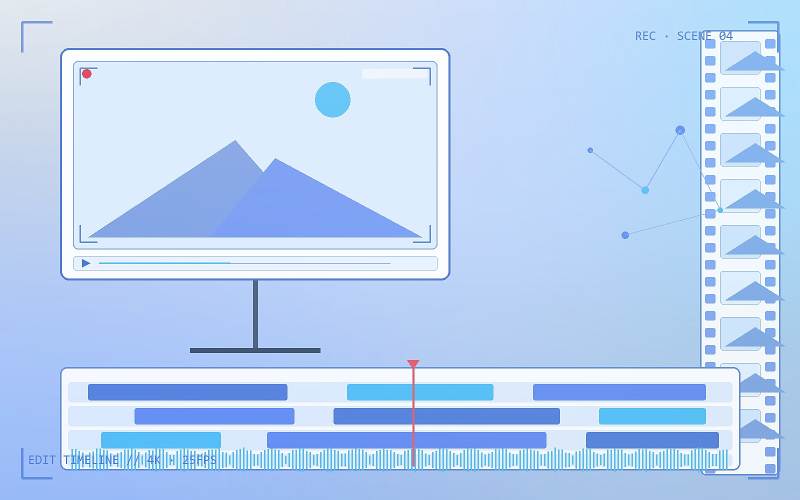
#> input picture docs/assets/covers/light/hero-stage.jpg, 1600 x 1000 px, given in place of clipboard-2026-11-05T03-30-36-138Z-ca1c6d23.jpg, which was not available (shown at 1/2 size)
$ python make-cyber-bg.py
#> lines starting #> are read from the running program, lines starting #| are printed output that depends on the picture
#!/usr/bin/env python3
"""
把参考图（未来都市霓虹）加工成网页端首页的背景 / 底图 / 插图资源。

2026-11-05 舍先生：「插图不透明度太高了，不要不透明度」。
旧配方用 Image.blend(x, 冷白, alpha=0.48~0.72) 在画面上叠了一层
高不透明度的冷白雾，又叠高斯模糊 —— 城市线条、霓虹色斑全被糊成灰白，
这就是「不透明度太高」的根因。CSS 里那几层纯白遮罩则又白上加白。

新配方（零叠罩）：
- 不再叠任何白 / 浅色不透明层，也不做高斯模糊（不发灰、不发糊）。
- 用 gamma 曲线单独抬暗部：暗处变亮、亮处不炸，层次与细节完整保留。
- 轻微青蓝冷调 + 轻微提对比：明亮通透的商业科技感，底色仍不是黑色。
- 层次区分改用 gamma / 饱和度 / 冷调强度，不再靠白色占比。

用法：
  PYTHONPATH=tools/_pylib python3 tools/make-cyber-bg.py <参考图路径>
"""
import os
import sys
from PIL import Image, ImageEnhance, ImageFilter

ROOT = os.path.dirname(os.path.dirname(os.path.abspath(__file__)))
OUT = os.path.join(ROOT, 'webapp', 'assets', 'covers', 'light')
SRC = sys.argv[1] if len(sys.argv) > 1 else os.path.join(
    os.path.expanduser('~'), '.workbuddy', 'clipboard-images',
    'clipboard-2026-11-05T03-30-36-138Z-ca1c6d23.jpg')

os.makedirs(OUT, exist_ok=True)
src = Image.open(SRC).convert('RGB')
#> src is the input picture: PIL image 1600x1000 RGB; mean R, G, B 186, 211.1, 244.5
W, H = src.size
#> W = 1600; H = 1000


def soften(img, gamma=0.70, color=1.0, contrast=1.05,
           cool=(0.97, 1.00, 1.05), blur=0):
    """底图与插图共用的唯一风格配方：亮、透、清晰、青蓝冷调，零白色叠罩。

    gamma < 1 提亮暗部且不洗白高光；cool 给 R 微降、B 微升，偏青靛科技感。
    """
#> called with gamma = 0.58, color = 0.7, contrast = 0.96, cool = (0.97, 1, 1.05), blur = 0
    lut = [min(255, round(255 * (v / 255.0) ** gamma)) for v in range(256)]
    x = img.point(lut * 3)
    x = ImageEnhance.Color(x).enhance(color)
    x = ImageEnhance.Contrast(x).enhance(contrast)
    r, g, b = x.split()
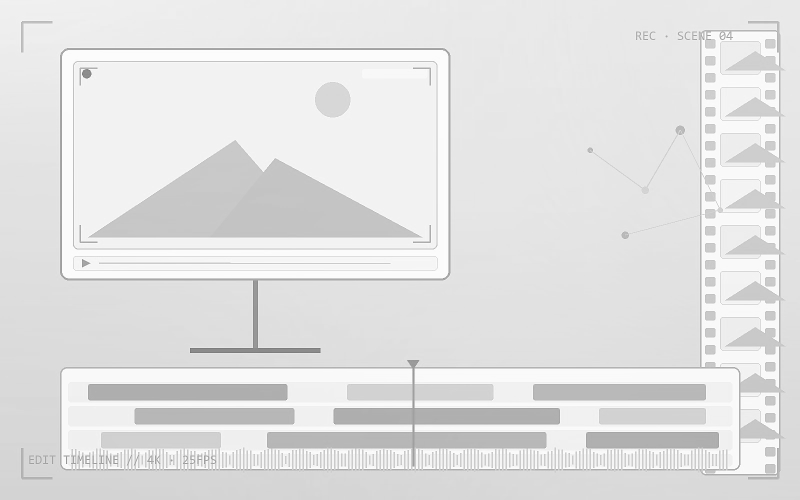
#> g: PIL image 1600x1000 L (shown at 1/2 size); min 93, max 253, mean 226
    r = r.point(lambda v, f=cool[0]: min(255, int(v * f)))
    g = g.point(lambda v, f=cool[1]: min(255, int(v * f)))
    b = b.point(lambda v, f=cool[2]: min(255, int(v * f)))
    x = Image.merge('RGB', (r, g, b))
    if blur:
        x = x.filter(ImageFilter.GaussianBlur(blur))
    return x


def save(img, name, width=None, quality=84):
#> called with name = 'cyber-bg.jpg', width = 1920, quality = 88
    if width and img.width != width:
        img = img.resize((width, round(width * img.height / img.width)), Image.LANCZOS)
    path = os.path.join(OUT, name)
    img.save(path, 'JPEG', quality=quality, optimize=True, progressive=True)
    print(f'  {name:22s} {img.width}x{img.height}  {os.path.getsize(path) // 1024} KB')
#|   cyber-bg.jpg           1920x1200  145 KB


def crop(box):
    return src.crop((int(box[0] * W), int(box[1] * H), int(box[2] * W), int(box[3] * H)))


# 轻微色调偏移（幅度仅 ±4%，避免浓艳偏色破坏「同底图」的统一感）
def tint(img, k):
    r, g, b = img.split()
    r = r.point(lambda v, f=k[0]: min(255, int(v * f)))
    g = g.point(lambda v, f=k[1]: min(255, int(v * f)))
    b = b.point(lambda v, f=k[2]: min(255, int(v * f)))
    return Image.merge('RGB', (r, g, b))


# 1) 全页底图：最亮最淡（靠低饱和，不靠白雾）
print('底图：')
save(soften(src, gamma=0.58, color=0.70, contrast=0.96),
     'cyber-bg.jpg', 1920, 88)

# 2) Hero 整块底：城市结构清楚、色调柔和
print('Hero 底：')
save(soften(src, gamma=0.66, color=0.90, contrast=1.02),
     'cyber-hero.jpg', 1600, 90)
#> call 2 of soften, with gamma = 0.66, color = 0.9, contrast = 1.02, cool = (0.97, 1, 1.05), blur = 0
#> in soften (call 2), `b = b.point(lambda v, f=cool[2]: min(255, int(v * f)))`:
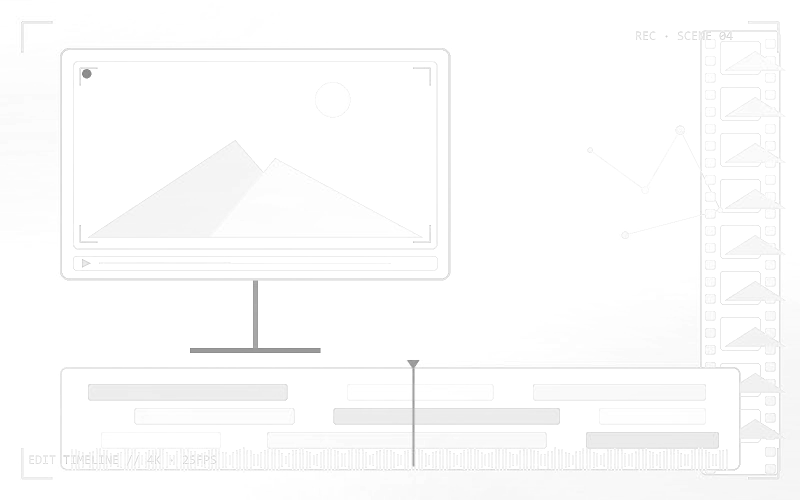
#> b: PIL image 1600x1000 L (shown at 1/2 size); min 117, max 255, mean 252
#|   cyber-hero.jpg         1600x1000  131 KB

# 3) Hero 右栏大图：全套里对比最足、细节最清晰的一张
print('Hero 大图：')
save(soften(src, gamma=0.72, color=1.04, contrast=1.07),
     'l-hero.jpg', 1600, 92)
#> call 3 of soften, with gamma = 0.72, color = 1.04, contrast = 1.07, cool = (0.97, 1, 1.05), blur = 0
#> in soften (call 3), `r = r.point(lambda v, f=cool[0]: min(255, int(v * f)))`:
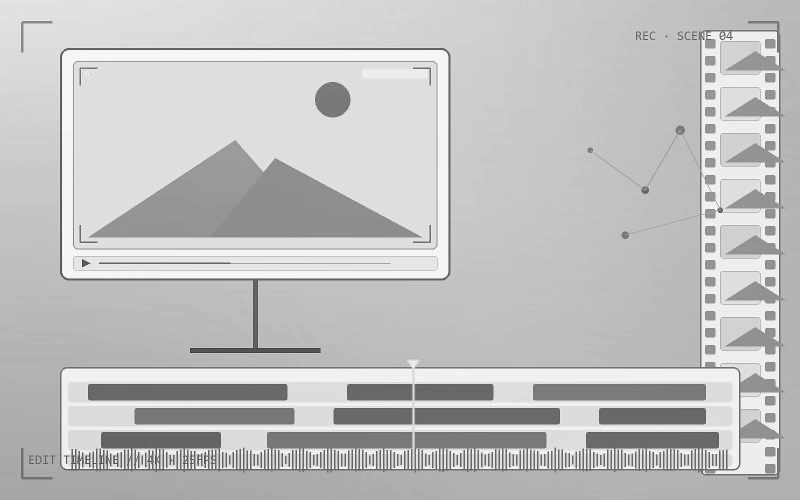
#> r: PIL image 1600x1000 L (shown at 1/2 size); min 23, max 247, mean 192.5
#|   l-hero.jpg             1600x1000  149 KB

# 4) 8 张分类卡 / 服务封面：同配方、不同区域裁切，风格统一但不雷同
spots = [
    (0.02, 0.05, 0.40, 0.62), (0.30, 0.02, 0.68, 0.60),
    (0.60, 0.04, 0.98, 0.62), (0.05, 0.36, 0.43, 0.94),
    (0.34, 0.34, 0.72, 0.92), (0.62, 0.34, 1.00, 0.92),
    (0.26, 0.52, 0.74, 1.00),
    # 08 漫剧制作：中景塔楼 + 密集霓虹，偏紫粉的「剧集感」
    (0.40, 0.18, 0.88, 0.86),
]
tints = [
    (1.00, 1.02, 1.04), (0.99, 1.01, 1.04), (1.04, 0.99, 1.02),
    (1.04, 1.01, 0.98), (1.03, 0.99, 1.02), (0.98, 1.03, 1.01),
    (1.03, 1.02, 0.98), (1.04, 0.98, 1.04),
]
print('分类卡 / 服务封面（同底图风格）：')
for i, (box, k) in enumerate(zip(spots, tints), 1):
    c = crop(box)
    c = soften(c, gamma=0.70, color=1.02, contrast=1.05)
    c = tint(c, k).resize((800, 500), Image.LANCZOS)
    save(c, f'l-cat-{i:02d}.jpg', None, 90)
#> this loop made 8 passes
#> pass 1, in soften (call 4), `x = img.point(lut * 3)`:
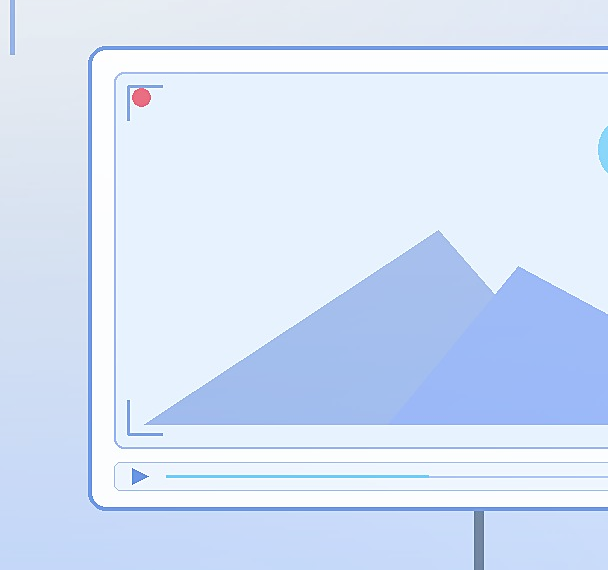
#> x: PIL image 608x570 RGB; mean R, G, B 213.3, 227.1, 247.9
#> after the loop:
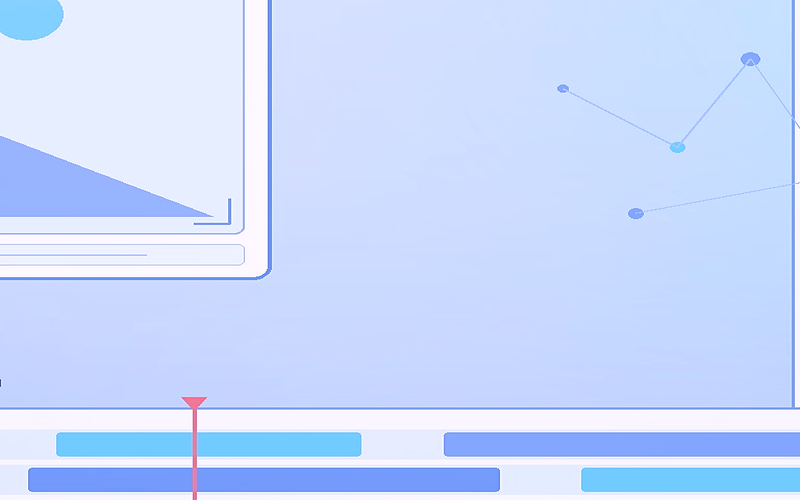
#> c: PIL image 800x500 RGB; mean R, G, B 201.5, 218.8, 254.2

# 5) 两张 mini 插图：同配方的都市裁切
print('mini 插图：')
mini_spots = [(0.10, 0.18, 0.62, 0.88), (0.45, 0.30, 0.97, 1.00)]
for i, (box, k) in enumerate(zip(mini_spots, [(1.00, 1.02, 1.03), (1.03, 1.00, 1.02)]), 1):
    c = crop(box)
    c = soften(c, gamma=0.70, color=1.02, contrast=1.05)
    c = tint(c, k).resize((900, 620), Image.LANCZOS)
    save(c, f'l-mini-{i}.jpg', None, 90)
#> this loop made 2 passes
#> pass 1, in soften (call 12), `x = img.point(lut * 3)`:
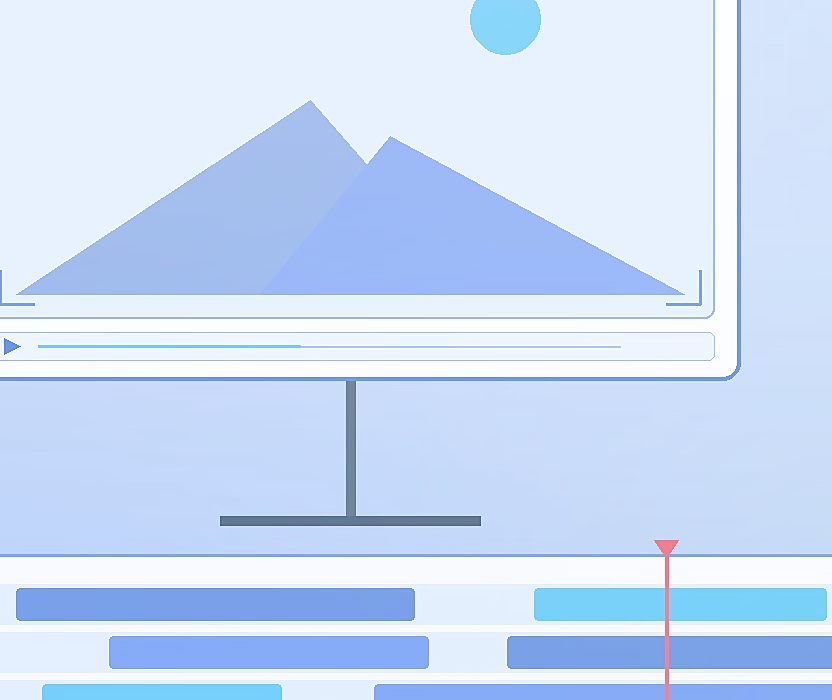
#> x: PIL image 832x700 RGB; mean R, G, B 202.8, 221.4, 248.2
#> after the loop:
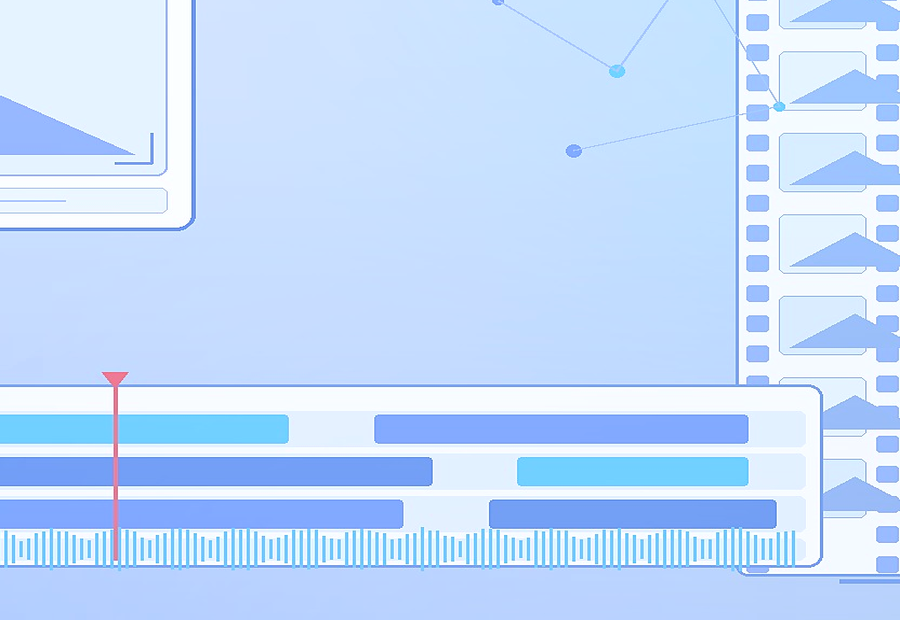
#> c: PIL image 900x620 RGB; mean R, G, B 195.3, 220.3, 253.2

print('done ->', OUT)

$ run again, on docs/assets/covers/light/l-cat-01.jpg
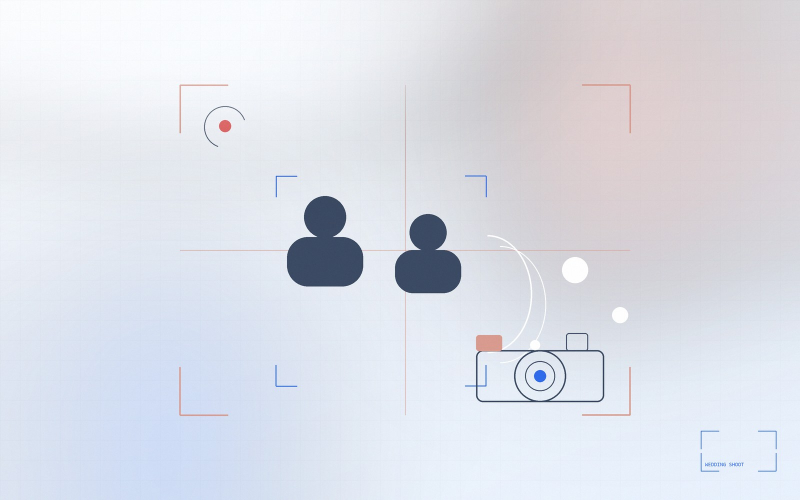
#> input picture docs/assets/covers/light/l-cat-01.jpg, 1600 x 1000 px (shown at 1/2 size)
#> src is the input picture: PIL image 1600x1000 RGB; mean R, G, B 220.2, 223, 231.6
#|   cyber-bg.jpg           1920x1200  98 KB
#|   cyber-hero.jpg         1600x1000  107 KB
#|   l-hero.jpg             1600x1000  122 KB
#> after the loop `for i, (box, k) in enumerate(zip(spots, tints), 1):`:
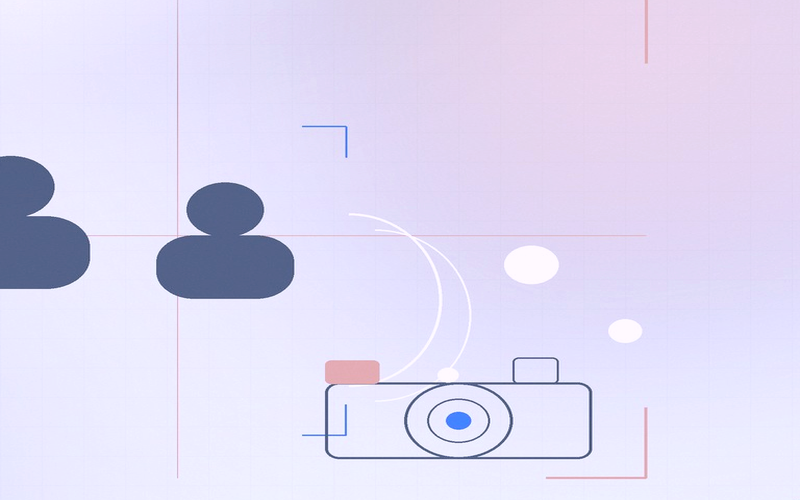
#> c: PIL image 800x500 RGB; mean R, G, B 223.1, 218.2, 243.2
#> after the loop `for i, (box, k) in enumerate(zip(mini_spots, [(1.00, 1.02, 1.03), (1.0..`:
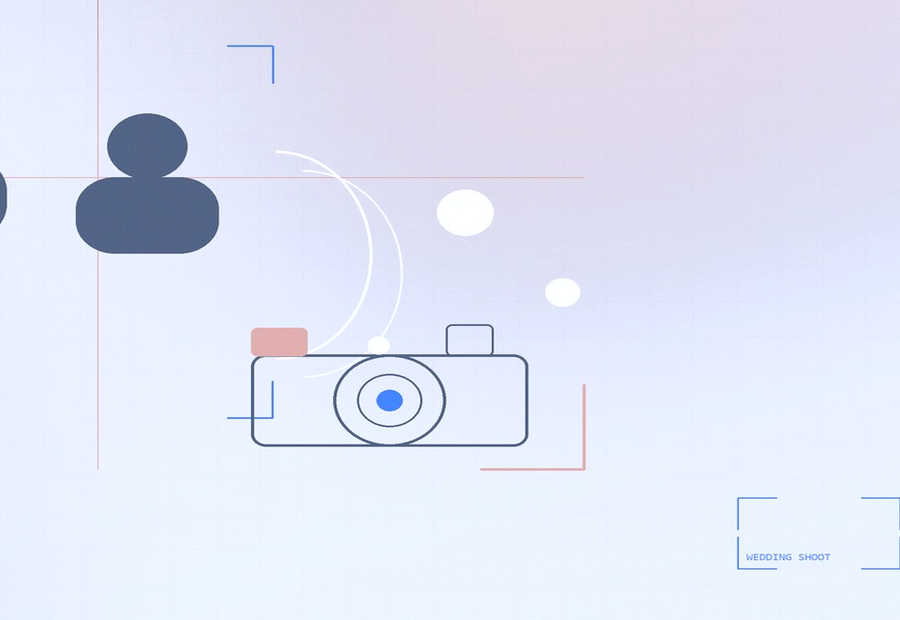
#> c: PIL image 900x620 RGB; mean R, G, B 225.1, 229.4, 245.8

$ run again, on docs/assets/covers/light/l-cat-02.jpg
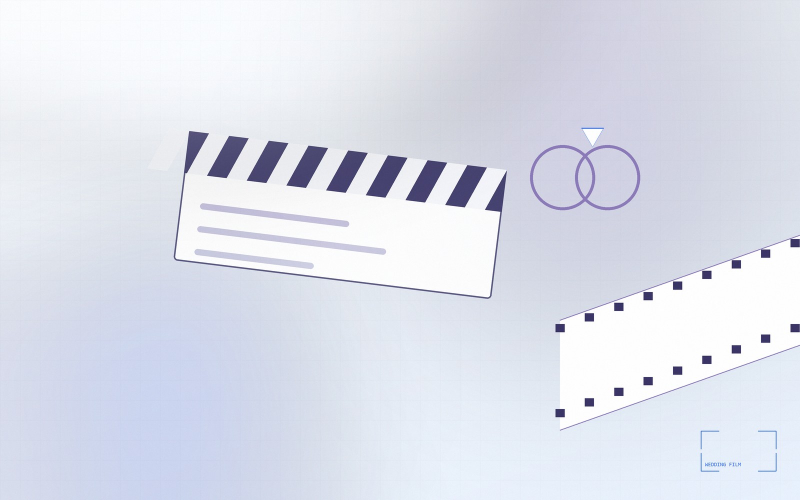
#> input picture docs/assets/covers/light/l-cat-02.jpg, 1600 x 1000 px (shown at 1/2 size)
#> src is the input picture: PIL image 1600x1000 RGB; mean R, G, B 221.1, 224.6, 235.9
#|   cyber-bg.jpg           1920x1200  106 KB
#|   cyber-hero.jpg         1600x1000  116 KB
#|   l-hero.jpg             1600x1000  129 KB
#> after the loop `for i, (box, k) in enumerate(zip(spots, tints), 1):`:
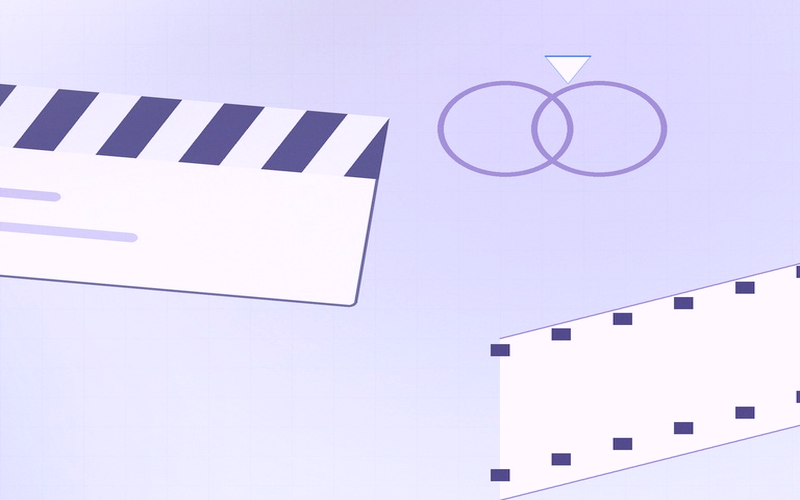
#> c: PIL image 800x500 RGB; mean R, G, B 228, 224.2, 250
#> after the loop `for i, (box, k) in enumerate(zip(mini_spots, [(1.00, 1.02, 1.03), (1.0..`:
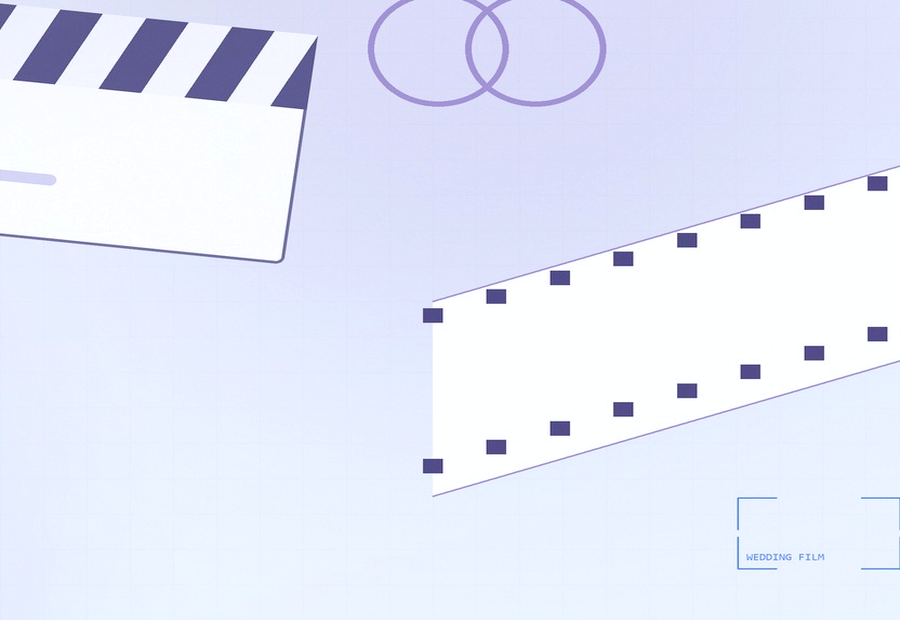
#> c: PIL image 900x620 RGB; mean R, G, B 229.2, 233.8, 249.8
